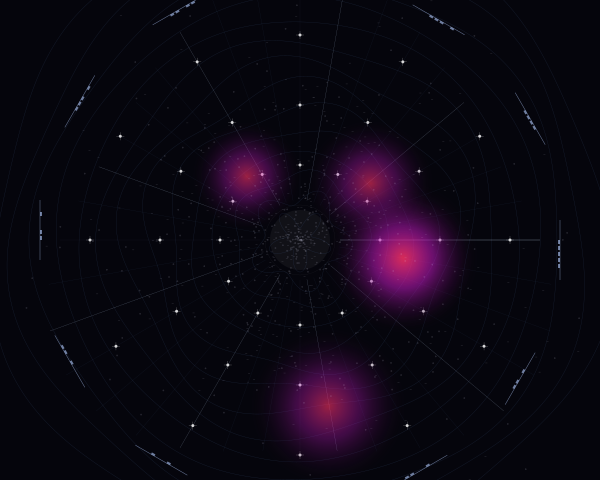

This figure's Python source:
import cairo
import math
import random

# Setup
width, height = 600, 480
surface = cairo.ImageSurface(cairo.FORMAT_ARGB32, width, height)
ctx = cairo.Context(surface)

# Background - Deep "Terminal" Black/Navy
ctx.set_source_rgb(0.02, 0.02, 0.05)
ctx.paint()

def to_polar_cartesian(cx, cy, r, theta):
    return cx + r * math.cos(theta), cy + r * math.sin(theta)

def draw_thermal_leak(ctx, x, y, size):
    """Adds a localized spectral gradient to simulate diagnostic 'hotspots'."""
    gradient = cairo.RadialGradient(x, y, 0, x, y, size)
    # Spectral transition: deep violet -> vibrant magenta/orange -> transparent
    gradient.add_color_stop_rgba(0.0, 1.0, 0.2, 0.4, 0.6)
    gradient.add_color_stop_rgba(0.4, 0.8, 0.1, 0.8, 0.3)
    gradient.add_color_stop_rgba(1.0, 0.0, 0.0, 0.0, 0.0)
    ctx.set_source(gradient)
    ctx.arc(x, y, size, 0, 2 * math.pi)
    ctx.fill()

# Configuration
center_x, center_y = width // 2, height // 2
num_rings = 14
num_sectors = 36
distortion_strength = 25.0

# 1. LAYER: SUB-GRID (Swiss Precision Foundation)
ctx.set_line_width(0.3)
for i in range(num_rings):
    r_base = (i + 1) * 22
    ctx.set_source_rgba(0.4, 0.6, 0.9, 0.2)
    
    # Draw distorted concentric rings
    ctx.new_path()
    for s in range(400):
        angle = (s / 400) * 2 * math.pi
        # Radial distortion using harmonic interference
        r_offset = math.sin(angle * 5 + i) * 10 * math.cos(i * 0.5)
        r_distorted = r_base + r_offset
        px, py = to_polar_cartesian(center_x, center_y, r_distorted, angle)
        if s == 0: ctx.move_to(px, py)
        else: ctx.line_to(px, py)
    ctx.close_path()
    ctx.stroke()

# 2. LAYER: RADIAL AXES & NODAL CLUSTERS
ctx.set_line_width(0.5)
for s in range(num_sectors):
    angle = (s / num_sectors) * 2 * math.pi
    
    # Every 4th axis is "Primary"
    if s % 4 == 0:
        ctx.set_source_rgba(0.8, 0.9, 1.0, 0.5)
    else:
        ctx.set_source_rgba(0.4, 0.6, 0.9, 0.15)
        
    start_r = 40
    end_r = 240 + math.sin(angle * 3) * 30
    
    x1, y1 = to_polar_cartesian(center_x, center_y, start_r, angle)
    x2, y2 = to_polar_cartesian(center_x, center_y, end_r, angle)
    
    ctx.move_to(x1, y1)
    ctx.line_to(x2, y2)
    ctx.stroke()
    
    # Add nodal points at intersections
    if s % 3 == 0:
        for r_step in [80, 140, 210]:
            nx, ny = to_polar_cartesian(center_x, center_y, r_step + math.sin(angle)*5, angle)
            ctx.set_source_rgba(1, 1, 1, 0.8)
            ctx.arc(nx, ny, 1.5, 0, 2 * math.pi)
            ctx.fill()
            
            # Recursive subdivision (small crosshairs)
            ctx.set_line_width(0.2)
            ctx.move_to(nx - 4, ny)
            ctx.line_to(nx + 4, ny)
            ctx.move_to(nx, ny - 4)
            ctx.line_to(nx, ny + 4)
            ctx.stroke()

# 3. LAYER: THERMAL LEAKS (Asymmetric Focal Points)
random.seed(42) # Deterministic randomness for composition
for _ in range(5):
    leak_angle = random.uniform(0, 2 * math.pi)
    leak_r = random.uniform(80, 200)
    lx, ly = to_polar_cartesian(center_x, center_y, leak_r, leak_angle)
    draw_thermal_leak(ctx, lx, ly, random.uniform(40, 100))

# 4. LAYER: DATA ARTIFACTS & DITHERING NOISE
ctx.set_source_rgba(0.9, 0.9, 1.0, 0.4)
for _ in range(800):
    # Stochastic noise distribution clustered around center
    dist = abs(random.gauss(0, 120))
    ang = random.uniform(0, 2 * math.pi)
    nx, ny = to_polar_cartesian(center_x, center_y, dist, ang)
    
    # Draw tiny "bits"
    if random.random() > 0.5:
        ctx.rectangle(nx, ny, 1, 1)
    else:
        ctx.move_to(nx, ny)
        ctx.line_to(nx + 2, ny)
    ctx.stroke()

# 5. LAYER: SWISS TYPOGRAPHIC GEOMETRY
# Rectangular data blocks along the periphery
for i in range(12):
    angle = i * (math.pi / 6)
    r = 260
    tx, ty = to_polar_cartesian(center_x, center_y, r, angle)
    
    ctx.save()
    ctx.translate(tx, ty)
    ctx.rotate(angle + math.pi/2)
    
    # Draw status-bar-like blocks
    ctx.set_source_rgba(0.7, 0.8, 1.0, 0.6)
    for b in range(5):
        if random.random() > 0.3:
            ctx.rectangle(b * 6, 0, 4, 2)
            ctx.fill()
    
    # Hairline indicators
    ctx.set_line_width(0.5)
    ctx.move_to(-20, 0)
    ctx.line_to(40, 0)
    ctx.stroke()
    ctx.restore()

# Final Polish: Central Core
ctx.set_source_rgba(1, 1, 1, 0.1)
ctx.arc(center_x, center_y, 35, 0, 2 * math.pi)
ctx.stroke()
ctx.set_source_rgba(1, 1, 1, 0.05)
ctx.arc(center_x, center_y, 30, 0, 2 * math.pi)
ctx.fill()
